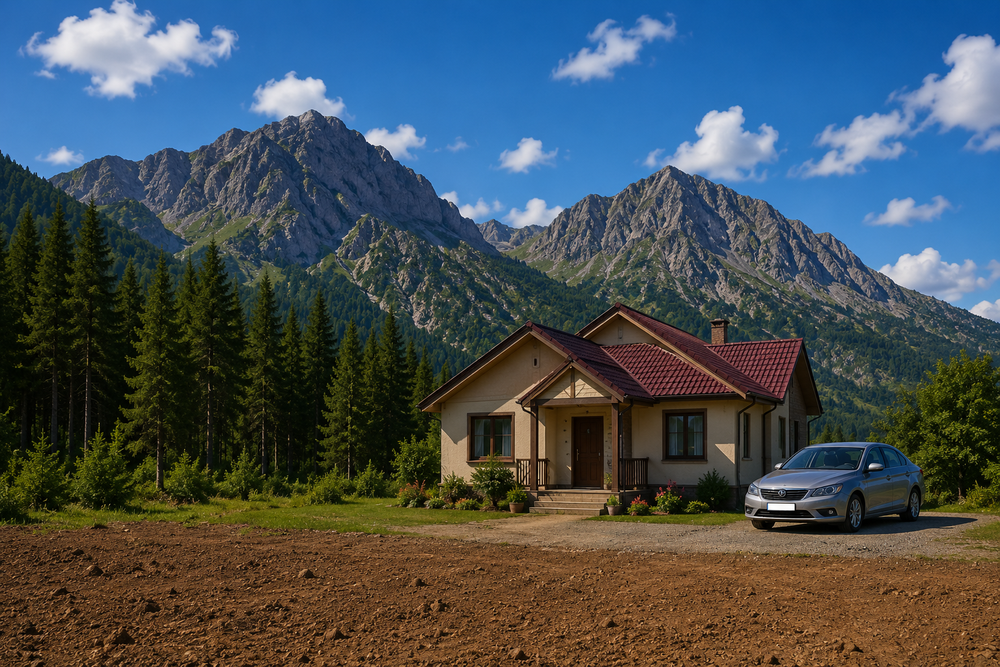
#> input picture Session 6/image.png, 1000 x 667 px, shrunk from 1536 x 1024 before the run
$ jupyter execute 4-Segmentation.ipynb
#> lines starting #> are read from the running program, lines starting #| are printed output that depends on the picture
<div dir="rtl" style="direction:rtl; text-align:right; font-family:'Segoe UI', Arial, sans-serif; font-size:16px; line-height:2; background:#fff3e0; border-right:6px solid #e65100; padding:20px 24px; margin:10px 0; border-radius:8px;">

<h2 style="color:#bf360c;">التجزئة باستخدام Felzenszwalb — تجزئة قائمة على الرسم البياني</h2>

<p><strong>خوارزمية Felzenszwalb</strong> هي خوارزمية تجزئة سريعة تعتمد على نظرية الرسوم البيانية (Graph Theory)، حيث تُعامَل الصورة كرسم بياني:</p>
<ul>
  <li>كل <strong>بكسل</strong> هو عقدة (Node) في الرسم البياني</li>
  <li>كل <strong>حافة</strong> (Edge) بين بكسلين متجاورين تحمل وزناً يعتمد على الفرق في شدة اللون</li>
  <li>تُدمج المناطق ذات التغيرات اللونية المتشابهة في مجموعة واحدة</li>
</ul>

<table style="width:100%; border-collapse:collapse; text-align:right; direction:rtl; margin-top:10px;">
  <tr style="background:#ffe0b2;">
    <th style="padding:8px; border:1px solid #ffb74d;">المعامل</th>
    <th style="padding:8px; border:1px solid #ffb74d;">التأثير</th>
  </tr>
  <tr><td style="padding:8px; border:1px solid #ffb74d;"><code>scale</code></td><td style="padding:8px; border:1px solid #ffb74d;">قيمة أعلى = مناطق أكبر وأقل في العدد</td></tr>
  <tr><td style="padding:8px; border:1px solid #ffb74d;"><code>sigma</code></td><td style="padding:8px; border:1px solid #ffb74d;">مقدار التمويه الأولي لتقليل تأثير الضجيج</td></tr>
  <tr><td style="padding:8px; border:1px solid #ffb74d;"><code>min_size</code></td><td style="padding:8px; border:1px solid #ffb74d;">الحجم الأدنى للمنطقة — يمنع ظهور مناطق صغيرة جداً</td></tr>
</table>

<p style="margin-top:12px;"><strong>ميزة الخوارزمية:</strong> لا تحتاج إلى تحديد عدد المجموعات مسبقاً، بل تحدده تلقائياً بناءً على بنية الصورة.</p>

</div>

[cell 1]
from skimage.segmentation import felzenszwalb, mark_boundaries
from skimage.io import imread
import matplotlib.pyplot as plt

image = imread("image.png")
#> image is the input picture: shape (667, 1000, 3); mean R, G, B 69.4, 80.5, 86.5

segments = felzenszwalb(
    image,
    scale=300,
    sigma=0.8,
    min_size=20
)
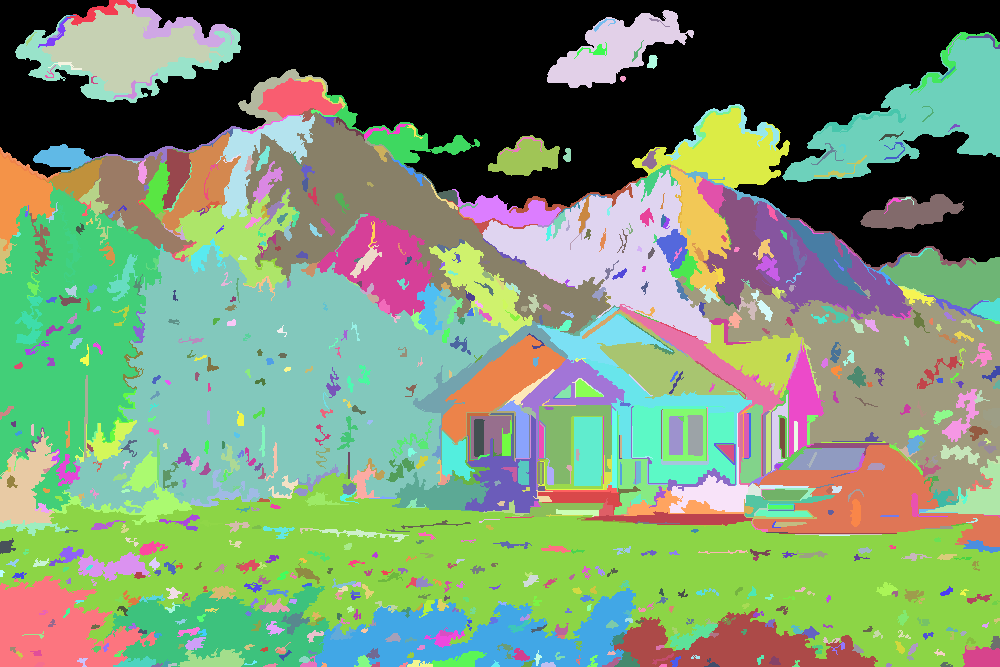
#> segments: shape (667, 1000) int64; 975 distinct labels, from 0 to 974; one colour per label, 0 black

plt.figure(figsize=(10, 6))
plt.imshow(mark_boundaries(image, segments))
plt.axis("off")
plt.title("Felzenszwalb Segmentation")
plt.show()
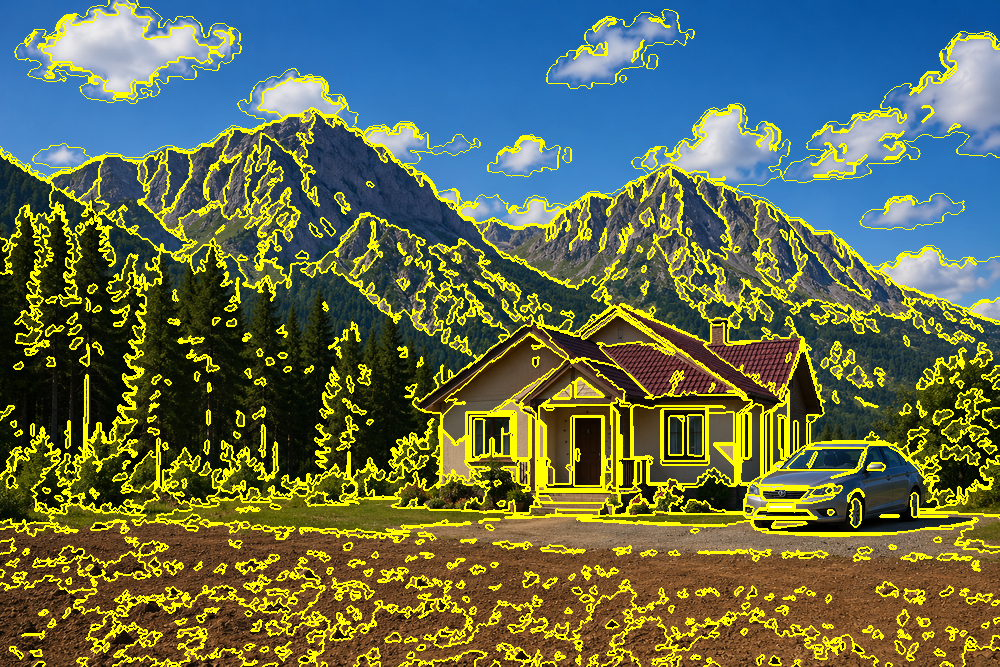
#> shown: shape (667, 1000, 3) float64; mean R, G, B 0.385, 0.429, 0.299

$ run again, with Session 6/segmentation_map.jpg saved as Session 6/image.png
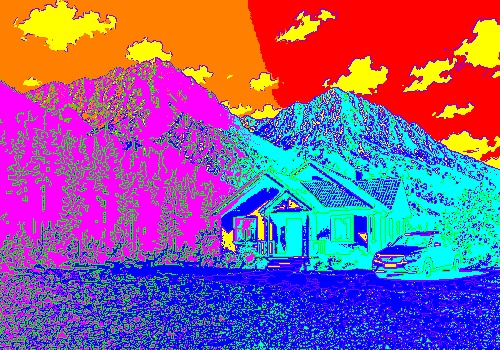
#> input picture Session 6/segmentation_map.jpg, 500 x 350 px
#> image is the input picture: shape (350, 500, 3); mean R, G, B 138.9, 93.7, 147.5
#> `segments = felzenszwalb( image, scale=300, sigma=0.8, min_size=20 )`:
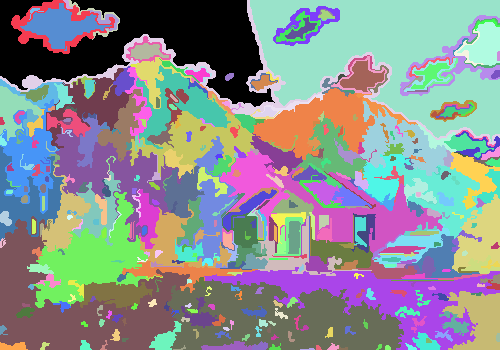
#> segments: shape (350, 500) int64; 437 distinct labels, from 0 to 436; one colour per label, 0 black
#> `plt.show()`:
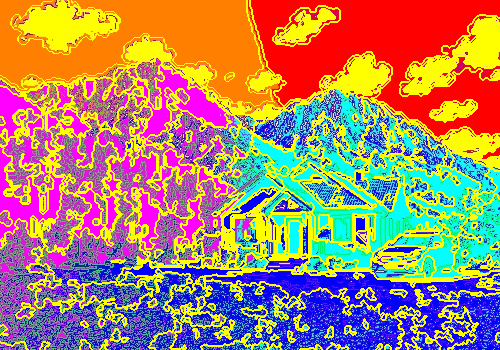
#> shown: shape (350, 500, 3) float64; mean R, G, B 0.671, 0.523, 0.413
